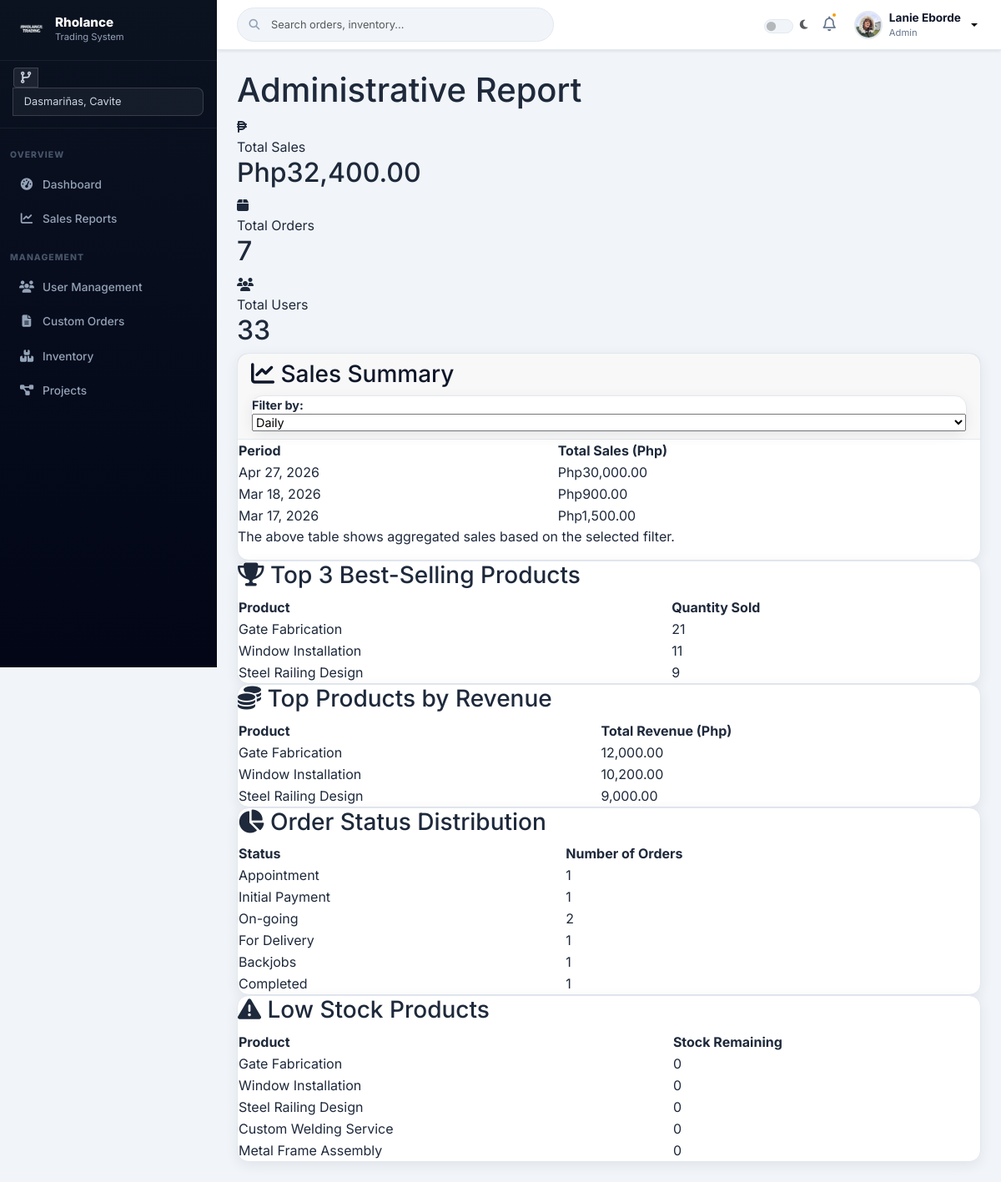
The page /reports/index.php (signed in) on the database its author committed.
### tables this page shows
CREATE TABLE `users` (
  `id` int(11) NOT NULL,
  `name` varchar(100) NOT NULL,
  `email` varchar(100) NOT NULL,
  `password` varchar(255) NOT NULL,
  `role` enum('admin','staff','welder','customer') NOT NULL,
  `branch_id` int(11) DEFAULT NULL,
  `status` enum('active','blocked','archived') DEFAULT 'active',
  `reset_token` varchar(255) DEFAULT NULL,
  `token_expiry` datetime DEFAULT NULL,
  `is_verified` tinyint(1) DEFAULT 0,
  `verification_code` varchar(6) DEFAULT NULL,
  `code_expiry` datetime DEFAULT NULL,
  `avatar` varchar(255) DEFAULT NULL
);

CREATE TABLE `items` (
  `id` int(11) NOT NULL,
  `name` varchar(100) DEFAULT NULL,
  `category` varchar(100) DEFAULT NULL,
  `stock` int(11) DEFAULT 0,
  `image` varchar(255) DEFAULT NULL,
  `price` decimal(10,2) DEFAULT NULL
);

### reports/index.php (the view, shortened to what this page needs)
<?php
include "../includes/header.php";
include __DIR__ . '/../config/database.php';
include __DIR__ . '/../includes/header.php';
include __DIR__ . '/../includes/sidebar.php';
$branch = $_SESSION['branch_id'];
$filter = $_GET['filter'] ?? 'daily';
if($filter == 'daily'){
    $salesQuery = "
    SELECT DATE(order_items.created_at) period,
    SUM(order_items.total_amount) total
    FROM order_items
    JOIN custom_orders ON custom_orders.id = order_items.order_id
    WHERE custom_orders.branch_id = $branch
    GROUP BY period
    ORDER BY period DESC
    LIMIT 10";
}
$salesResult = $conn->query($salesQuery);
$totalSales = $conn->query("
SELECT IFNULL(SUM(order_items.total_amount),0) total
FROM order_items
JOIN custom_orders ON custom_orders.id = order_items.order_id
WHERE custom_orders.branch_id = $branch
")->fetch_assoc()['total'];
$totalOrders = $conn->query("
SELECT COUNT(*) total
FROM custom_orders
WHERE branch_id = $branch
")->fetch_assoc()['total'];
$totalUsers = $conn->query("
SELECT COUNT(*) total
FROM users
WHERE branch_id = $branch
")->fetch_assoc()['total'];
$bestSelling = $conn->query("
SELECT items.name,
SUM(order_items.quantity) qty
FROM order_items
JOIN items ON items.id = order_items.item_id
JOIN custom_orders ON custom_orders.id = order_items.order_id
WHERE custom_orders.branch_id = $branch
GROUP BY items.name
ORDER BY qty DESC
LIMIT 3
");
$topRevenue = $conn->query("
SELECT items.name,
SUM(order_items.total_amount) revenue
FROM order_items
JOIN items ON items.id = order_items.item_id
JOIN custom_orders ON custom_orders.id = order_items.order_id
WHERE custom_orders.branch_id = $branch
GROUP BY items.name
ORDER BY revenue DESC
LIMIT 3
");
$statusStats = $conn->query("
SELECT status, COUNT(*) total
FROM custom_orders
WHERE branch_id = $branch
GROUP BY status
");
$lowStock = $conn->query("
SELECT name, stock
FROM items
WHERE stock <= 100
ORDER BY stock ASC
LIMIT 5
");
?>
<div class="main">
<h1>Administrative Report</h1>
<div class="stats-grid">
<div class="stat-card accent-orange" onclick="goToPage('orders.php?status=active')">
    <div class="stat-icon bg-orange">
        <i class="fa-solid fa-peso-sign"></i>
    </div>
    <div class="stat-info">
        <span class="stat-label">Total Sales</span>
        <h2>Php<?= number_format($totalSales,2) ?></h2>
    </div>
</div>
<div class="stat-card accent-blue">
    <div class="stat-icon bg-blue">
        <i class="fa-solid fa-box"></i>
    </div>
    <div class="stat-info">
        <span class="stat-label">Total Orders</span>
        <h2><?= $totalOrders ?></h2>
    </div>
</div>
<div class="stat-card accent-green">
    <div class="stat-icon bg-green">
        <i class="fa-solid fa-users"></i>
    </div>
    <div class="stat-info">
        <span class="stat-label">Total Users</span>
        <h2><?= $totalUsers ?></h2>
    </div>
</div>
</div>
<div class="card report-card">
<div class="card-header">
<h3 class="report-title">
<i class="fa-solid fa-chart-line report-icon"></i>
Sales Summary
</h3>
<div class="card report-card report-section">
<label>Filter by:</label>
<select id="salesFilter">
<option value="daily" <?= $filter=='daily'?'selected':'' ?>>Daily</option>
</select>
</div>
</div>
<table class="report-table">
<thead>
<tr>
<th>Period</th>
<th>Total Sales (Php)</th>
</tr>
</thead>
<tbody>
<?php while($row = $salesResult->fetch_assoc()): ?>
<tr>
<td>
<?php
if($filter == 'daily'){
    echo date("M d, Y", strtotime($row['period']));
}
elseif($filter == 'weekly'){
    echo "Week ".$row['period'];
}
elseif($filter == 'monthly'){
    echo $row['period'];
}
else{
    echo $row['period'];
}
?>
</td>
<td>Php<?= number_format($row['total'],2) ?></td>
</tr>
<?php endwhile; ?>
</tbody>
</table>
<p class="report-note">
The above table shows aggregated sales based on the selected filter.
</p>
</div>
<div class="card report-card report-section">
    <h3 class="report-title">
<i class="fa-solid fa-trophy report-icon"></i>
Top 3 Best-Selling Products
</h3>
<table class="report-table">
<tr>
<th>Product</th>
<th>Quantity Sold</th>
</tr>
<?php while($row = $bestSelling->fetch_assoc()): ?>
<tr>
<td><?=$row['name']?></td>
<td><?=$row['qty']?></td>
</tr>
<?php endwhile; ?>
</table>
</div>
<div class="card report-card report-section">
<h3 class="report-title">
<i class="fa-solid fa-coins report-icon"></i>
Top Products by Revenue
</h3>
<table class="report-table">
<tr>
<th>Product</th>
<th>Total Revenue (Php)</th>
</tr>
<?php while($row = $topRevenue->fetch_assoc()): ?>
<tr>
<td><?=$row['name']?></td>
<td><?=number_format($row['revenue'],2)?></td>
</tr>
<?php endwhile; ?>
</table>
</div>
<div class="card report-card report-section">
<h3 class="report-title">
<i class="fa-solid fa-chart-pie report-icon"></i>
Order Status Distribution
</h3>
<table class="report-table">
<tr>
<th>Status</th>
<th>Number of Orders</th>
</tr>
<?php while($row = $statusStats->fetch_assoc()): ?>
<tr>
<td><?=$row['status']?></td>
<td><?=$row['total']?></td>
</tr>
<?php endwhile; ?>
</table>
</div>
<div class="card report-card report-section">
<h3 class="report-title">
<i class="fa-solid fa-triangle-exclamation report-icon"></i>
Low Stock Products
</h3>
<table class="report-table">
<tr>
<th>Product</th>
<th>Stock Remaining</th>
</tr>
<?php while($row = $lowStock->fetch_assoc()): ?>
<tr>
<td><?=$row['name']?></td>
<td><?=$row['stock']?></td>
</tr>
<?php endwhile; ?>
</table>
</div>
</div>

### includes/header.php (shortened to what this page needs)
<?php
include __DIR__ . '/../config/database.php';
$user_id  = $_SESSION['user_id'] ?? 0;
$userName = $_SESSION['name']    ?? 'User';
$userRole = ucfirst($_SESSION['role'] ?? 'Guest');
$avatar   = '';
if ($user_id && isset($conn)) {
    $stmt = $conn->prepare("SELECT avatar FROM users WHERE id=?");
    $stmt->bind_param("i", $user_id);
    $stmt->execute();
    $res = $stmt->get_result();
    if ($row = $res->fetch_assoc()) $avatar = $row['avatar'] ?? '';
}
?>
<!DOCTYPE html>
<html lang="en" data-bs-theme="light">
<head>
    <link rel="stylesheet" href="https://cdn.jsdelivr.net/npm/bootstrap@5.3.3/dist/css/bootstrap.min.css">
    <link rel="stylesheet" href="https://cdnjs.cloudflare.com/ajax/libs/font-awesome/6.5.1/css/all.min.css">
    <link rel="stylesheet" href="<?= BASE_URL ?>assets/css/custom.css">
</head>
<body class="admin">
<header class="rh-topbar">
    <div class="rh-topbar-search">
        <input type="text" class="form-control" id="liveSearch"
               placeholder="Search orders, inventory..." autocomplete="off">
    </div>
    <div class="rh-topbar-right">
        <div class="form-check form-switch mb-0 d-flex align-items-center gap-2">
            <input class="form-check-input" type="checkbox" id="darkModeToggle"
                   style="width:2.2em;height:1.1em;cursor:pointer;">
            <label class="form-check-label text-muted" for="darkModeToggle" style="font-size:.8rem;">
                <i class="fas fa-moon"></i>
            </label>
        </div>
        <button class="rh-notif-btn">
            <i class="far fa-bell"></i>
            <span class="rh-notif-dot"></span>
        </button>
        <div class="dropdown">
            <button class="rh-user-btn dropdown-toggle" id="userMenuBtn"
                    data-bs-toggle="dropdown" aria-expanded="false"
                    style="--bs-btn-focus-shadow-rgb:none;">
                <div class="rh-avatar">
                    <?php if (!empty($avatar)): ?>
                        <img src="<?= BASE_URL ?>uploads/<?= htmlspecialchars($avatar) ?>" alt="Avatar">
                    <?php else: ?>
                        <?= strtoupper(substr($userName, 0, 1)) ?>
                    <?php endif; ?>
                </div>
                <div class="text-start d-none d-md-block">
                    <div class="rh-user-name"><?= htmlspecialchars($userName) ?></div>
                    <div class="rh-user-role"><?= htmlspecialchars($userRole) ?></div>
                </div>
            </button>
        </div>
    </div>
</header>

### assets/css/custom.css (style rules this page uses)
:root { --bs-primary: #0F172A; --bs-primary-rgb: 15, 23, 42; --bs-secondary: #64748B; --bs-secondary-rgb: 100, 116, 139; --bs-warning: #F59E0B; --bs-warning-rgb: 245, 158, 11; --bs-success: #10B981; --bs-success-rgb: 16, 185, 129; --bs-danger: #EF4444; --bs-danger-rgb: 239, 68, 68; --bs-info: #3B82F6; --bs-info-rgb: 59, 130, 246; --bs-body-bg: #F1F5F9; --bs-body-color: #1E293B; --bs-border-color: #E2E8F0; --bs-border-radius: 0.625rem; --bs-border-radius-lg: 0.875rem; --bs-border-radius-xl: 1.125rem; --bs-font-sans-serif: 'Inter', system-ui, -apple-system, sans-serif; --bs-link-color: #F59E0B; --bs-link-hover-color: #D97706; --bs-card-border-color: #E2E8F0; --bs-card-cap-bg: #F8FAFC; --rh-accent: #F59E0B; --rh-accent-hover: #D97706; --rh-dark: #0F172A; --rh-dark2: #1E293B; --rh-dark3: #334155; --rh-muted: #64748B; --rh-sidebar-width: 260px; --rh-topbar-height: 60px; --rh-shadow: 0 4px 16px rgba(0,0,0,.07); --rh-shadow-lg: 0 10px 30px rgba(0,0,0,.10); --muted: #64748B; --text-muted: #64748B; --accent: #F59E0B; --primary: #0F172A; --border: #E2E8F0; --card: #FFFFFF; --text: #1E293B; }
.main { margin-left: var(--rh-sidebar-width); margin-top: var(--rh-topbar-height); padding: 24px; min-height: calc(100vh - var(--rh-topbar-height)); background: var(--bs-body-bg); }
*, *::before, *::after { box-sizing: border-box; }
body { font-family: var(--bs-font-sans-serif); background: var(--bs-body-bg); color: var(--bs-body-color); }
.card { border-radius: var(--bs-border-radius-lg); border: 1px solid var(--bs-border-color); box-shadow: var(--rh-shadow); background: #fff; }
.card-header { background: var(--bs-card-cap-bg); border-bottom: 1px solid var(--bs-border-color); font-weight: 700; font-size: .9rem; color: var(--rh-dark); }
.form-control, .form-select { border-radius: .625rem; border: 1px solid var(--bs-border-color); font-size: .875rem; padding: .6rem 1rem; transition: border-color .2s, box-shadow .2s; }
.rh-topbar { position: fixed; top: 0; left: var(--rh-sidebar-width); right: 0; height: var(--rh-topbar-height); background: #fff; border-bottom: 1px solid var(--bs-border-color); display: flex; align-items: center; justify-content: space-between; padding: 0 24px; z-index: 1040; box-shadow: 0 1px 4px rgba(0,0,0,.05); gap: 16px; }
.rh-topbar-search { position: relative; flex: 1; max-width: 380px; }
.rh-topbar-search .form-control { padding-left: 2.5rem; border-radius: 999px; background: var(--bs-body-bg); border-color: var(--bs-border-color); font-size: .8rem; }
.rh-topbar-right { display: flex; align-items: center; gap: 14px; }
.rh-notif-btn { position: relative; background: none; border: none; color: var(--rh-muted); font-size: 1.1rem; cursor: pointer; padding: 4px; }
.rh-notif-dot { position: absolute; top: 2px; right: 2px; width: 8px; height: 8px; background: var(--rh-accent); border-radius: 50%; border: 2px solid #fff; }
.rh-user-btn { display: flex; align-items: center; gap: 8px; background: none; border: none; cursor: pointer; padding: 4px; }
.rh-avatar { width: 34px; height: 34px; border-radius: 50%; background: var(--rh-dark2); color: #fff; font-weight: 700; font-size: .85rem; display: flex; align-items: center; justify-content: center; overflow: hidden; flex-shrink: 0; border: 2px solid var(--bs-border-color); }
.rh-avatar img { width: 100%; height: 100%; object-fit: cover; }
.rh-user-name { font-size: .85rem; font-weight: 700; color: var(--rh-dark); }
.rh-user-role { font-size: .7rem; color: var(--rh-muted); }

### rows shown on the page
users: avatar (picture)
items: name "Gate Fabrication", stock "0"
items: name "Window Installation", stock "0"
items: name "Steel Railing Design", stock "0"
items: name "Custom Welding Service", stock "0"
items: name "Metal Frame Assembly", stock "0"

### other values the page prints
$userName "Lanie Eborde"
$userRole "Admin"
$label "Dashboard Sales Reports User Management Custom Orders Inventory Projects"
$totalSales "32,400.00"
$totalOrders "7"
$totalUsers "33"
date("M d, Y", strtotime($row['period'])) "Apr 27, 2026"
$row['total'] "30,000.00"
date("M d, Y", strtotime($row['period'])) "Mar 18, 2026"
$row['total'] "900.00"
date("M d, Y", strtotime($row['period'])) "Mar 17, 2026"
$row['total'] "1,500.00"
$row['name'] "Gate Fabrication"
$row['qty'] "21"
$row['name'] "Window Installation"
